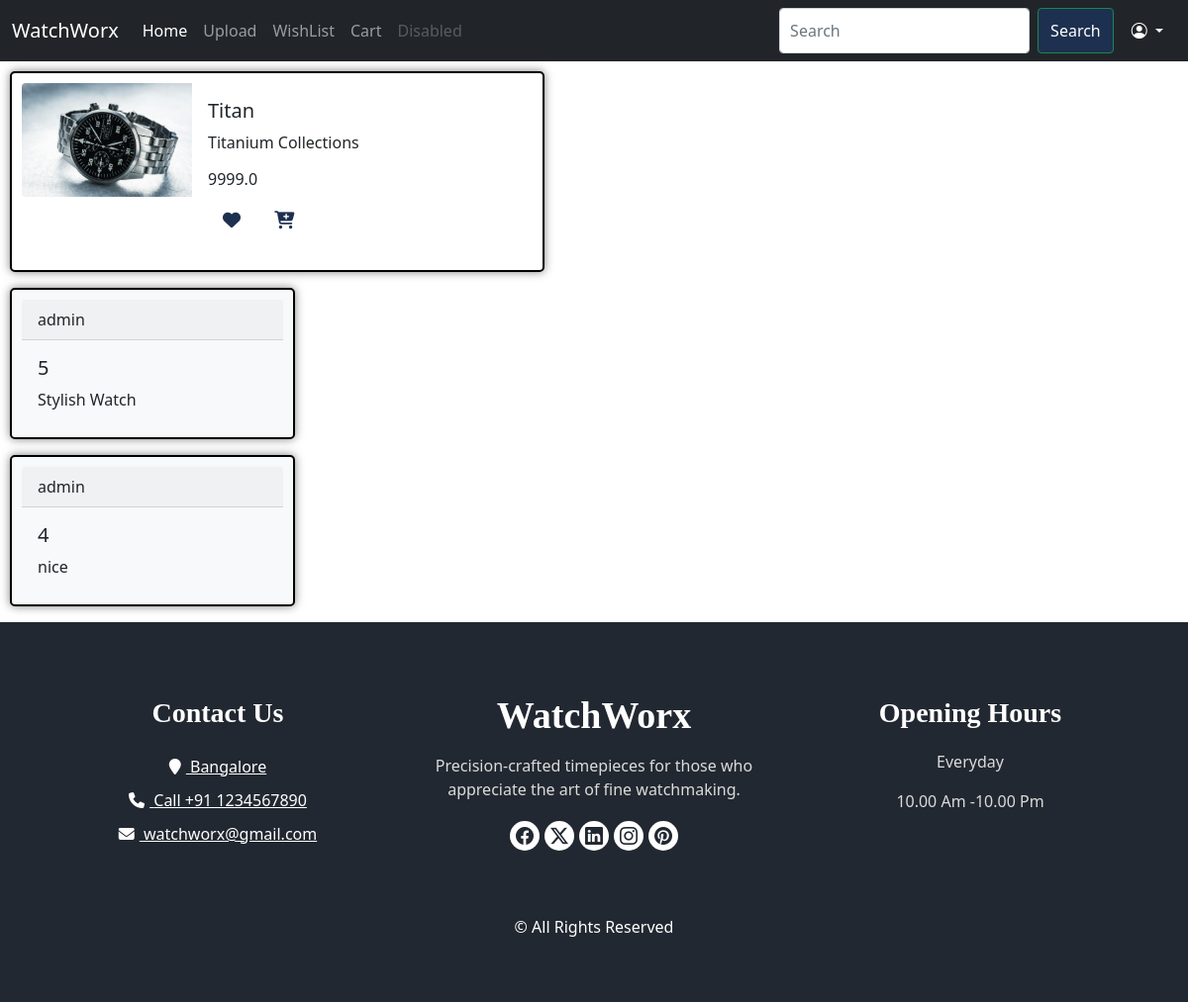
The app's page /product/2 with its own data.
### Homepage/models.py (models this page shows)
class watchupload(models.Model):
    name=models.CharField(max_length=100)
    description = models.TextField()
    price= models.FloatField()
    image = models.ImageField(upload_to='watch_images/')
    created=models.DateTimeField(auto_now_add=True),
    updated=models.DateTimeField(auto_now=True)

class Watchreviews(models.Model):
    user=models.ForeignKey(User, on_delete=models.CASCADE)
    products=models.ForeignKey(watchupload,on_delete=models.CASCADE)
    review=models.TextField()
    rating=models.PositiveSmallIntegerField(choices=[(i,str(i))for i in range(1,6)])
    created=models.DateTimeField(auto_now_add=True)
    updated=models.DateTimeField(auto_now=True)

### Homepage/views.py (the view)
# urls.py: path('product/<int:id>',views.show_product,name='product'),
def show_product(request,id):
    product = get_object_or_404(watchupload,id=id)
    review_obj=Watchreviews.objects.filter(products=product)
    return render(request,'product.html',{'product':product,'reviews':review_obj})

### templates/product.html
{% extends 'main.html' %}
{%block body_block %}
{% load static %}
<div class="card mb-3" style="max-width: 540px;">
    <div class="row g-0">
      <div class="col-md-4">
        <img src="{{product.image.url}}" class="img-fluid rounded-start" alt="...">
      </div>
      <div class="col-md-8">
        <div class="card-body">
          <h5 class="card-title">{{product.name}}</h5>
          <p class="card-text">{{product.description}}</p>
          <h6 class="card-title">{{product.price}}</h6>
          <a  class="fa-solid fa-heart ico" href="{% url 'wishlist' id=product.id %}"></a>
          <a class="fa-solid fa-cart-plus ico" href="{% url 'cart' id=product.id %}"></a>
        </div>
      </div>
    </div>
  </div>
  <div>
    {% for ireview in reviews %}
    <div class="card text-dark bg-light mb-3" style="max-width: 18rem;">
      <div class="card-header">{{ireview.user}}</div>
      <div class="card-body">
        <h5 class="card-title">{{ireview.rating}}</h5>
        <p class="card-text">{{ireview.review}}</p>
      </div>
    </div>
    {% endfor %}
{%endblock %}

### templates/main.html (style rules this page uses)
body { scroll-behavior: smooth; }
.card { padding: 10px; margin: 10px; border: 2px solid; border-radius: 5px; border-color: black; box-shadow: 0 0 10px rgba(0, 0, 0, 0.5); }
.ico { padding: 5px; margin: 10px; text-decoration: none; color: inherit; font-size: large; color: rgb(30, 48, 80); }

### records on screen
watchupload: image (picture), name "Titan", description "Titanium Collections", price "9999.0"
Watchreviews: user "admin", rating "5", review "Stylish Watch"
Watchreviews: user "admin", rating "4", review "nice"
